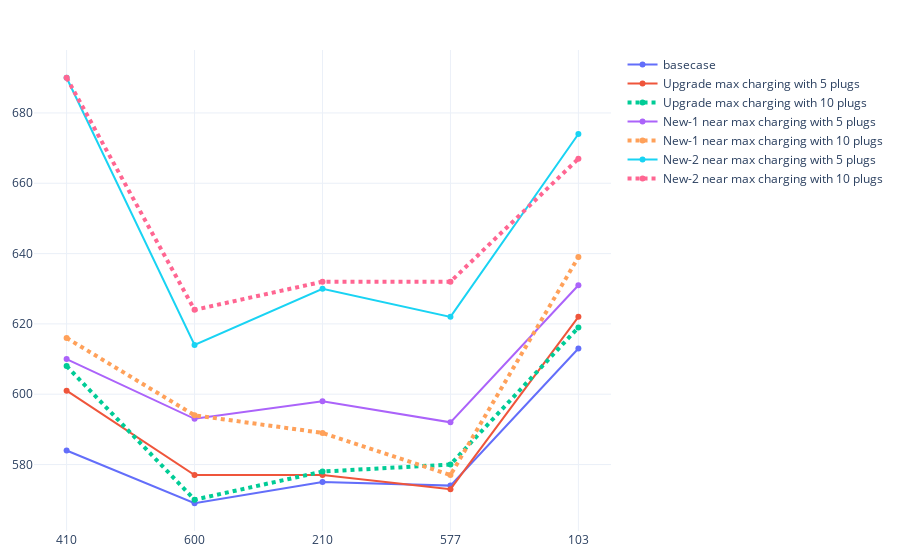

Notebook code for this chart:
### Markdown cell above
#### 5.3 Charging and Waiting Sessions

### Code cell
# charging_sessions count
fig = go.Figure()
fig.add_trace(go.Scatter(x=seeds, y=count_stats[(500 <= count_stats['analysis_id']) & (count_stats['analysis_id']<= 504)].sort_values('analysis_id')['cs_count'],
                    mode='lines+markers',
                    name='basecase'))
fig.add_trace(go.Scatter(x=seeds, y=count_stats[(536 <= count_stats['analysis_id']) & (count_stats['analysis_id']<= 540)].sort_values('analysis_id')['cs_count'],
                    mode='lines+markers',
                    name='Upgrade max charging with 5 plugs'))
fig.add_trace(go.Scatter(x=seeds, y=count_stats[(541 <= count_stats['analysis_id']) & (count_stats['analysis_id']<= 545)].sort_values('analysis_id')['cs_count'],
                    mode='lines+markers',
                    name='Upgrade max charging with 10 plugs', line=dict(width=4, dash='dot')))
fig.add_trace(go.Scatter(x=seeds, y=count_stats[(546 <= count_stats['analysis_id']) & (count_stats['analysis_id']<= 550)].sort_values('analysis_id')['cs_count'],
                    mode='lines+markers',
                    name='New-1 near max charging with 5 plugs'))
fig.add_trace(go.Scatter(x=seeds, y=count_stats[(551 <= count_stats['analysis_id']) & (count_stats['analysis_id']<= 555)].sort_values('analysis_id')['cs_count'],
                    mode='lines+markers',
                    name='New-1 near max charging with 10 plugs', line=dict(width=4, dash='dot')))
fig.add_trace(go.Scatter(x=seeds, y=count_stats[(556 <= count_stats['analysis_id']) & (count_stats['analysis_id']<= 560)].sort_values('analysis_id')['cs_count'],
                    mode='lines+markers',
                    name='New-2 near max charging with 5 plugs'))
fig.add_trace(go.Scatter(x=seeds, y=count_stats[(561 <= count_stats['analysis_id']) & (count_stats['analysis_id']<= 565)].sort_values('analysis_id')['cs_count'],
                    mode='lines+markers',
                    name='New-2 near max charging with 10 plugs', line=dict(width=4, dash='dot')))
fig.update_xaxes(type='category')
fig.update_layout(margin=dict(l=20, r=20, t=50, b=20), uniformtext_minsize=8, uniformtext_mode='hide', template='plotly_white')
fig.show()

### Figure 1 — Plotly figure (JSON) as saved in the notebook; plotly's stock layout.template omitted (floating-point values rounded to 4 significant figures)
{"data": [{"mode": "lines+markers", "name": "basecase", "type": "scatter", "x": ["410", "600", "210", "577", "103"], "y": [584, 569, 575, 574, 613]}, {"mode": "lines+markers", "name": "Upgrade max charging with 5 plugs", "type": "scatter", "x": ["410", "600", "210", "577", "103"], "y": [601, 577, 577, 573, 622]}, {"line": {"dash": "dot", "width": 4}, "mode": "lines+markers", "name": "Upgrade max charging with 10 plugs", "type": "scatter", "x": ["410", "600", "210", "577", "103"], "y": [608, 570, 578, 580, 619]}, {"mode": "lines+markers", "name": "New-1 near max charging with 5 plugs", "type": "scatter", "x": ["410", "600", "210", "577", "103"], "y": [610, 593, 598, 592, 631]}, {"line": {"dash": "dot", "width": 4}, "mode": "lines+markers", "name": "New-1 near max charging with 10 plugs", "type": "scatter", "x": ["410", "600", "210", "577", "103"], "y": [616, 594, 589, 577, 639]}, {"mode": "lines+markers", "name": "New-2 near max charging with 5 plugs", "type": "scatter", "x": ["410", "600", "210", "577", "103"], "y": [690, 614, 630, 622, 674]}, {"line": {"dash": "dot", "width": 4}, "mode": "lines+markers", "name": "New-2 near max charging with 10 plugs", "type": "scatter", "x": ["410", "600", "210", "577", "103"], "y": [690, 624, 632, 632, 667]}], "layout": {"autosize": true, "margin": {"b": 20, "l": 20, "r": 20, "t": 50}, "uniformtext": {"minsize": 8, "mode": "hide"}, "xaxis": {"autorange": true, "range": [-0.241, 4.241], "type": "category"}, "yaxis": {"autorange": true, "range": [560.7, 698.3], "type": "linear"}}}
